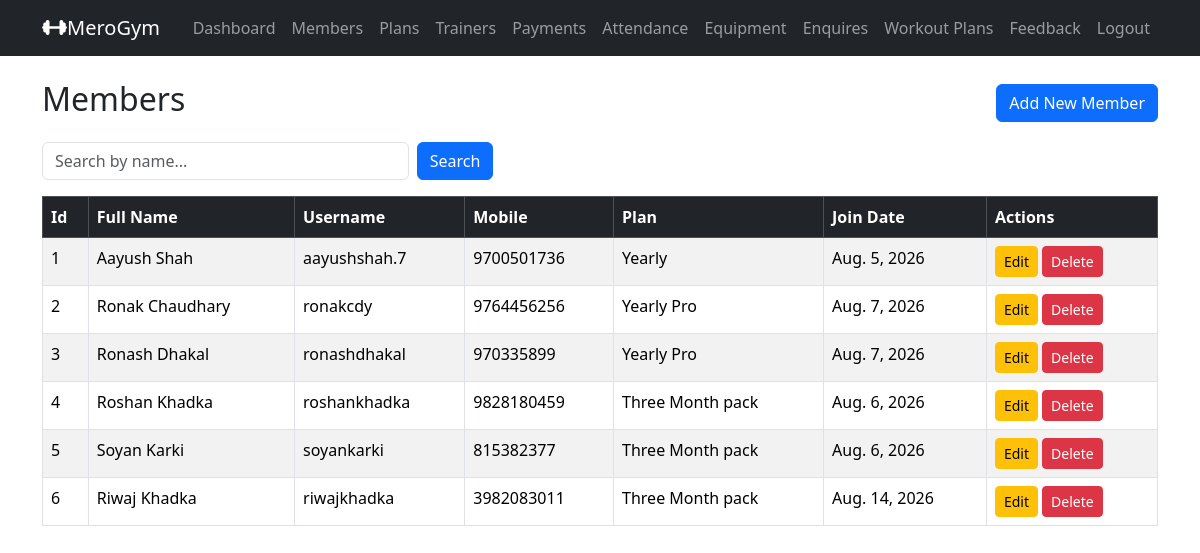
/admin_members/ (signed in), run on the app's committed database.
### GymApp/models.py (models this page shows, shortened)
class MemberProfile(models.Model):
    GENDER_CHOICES = (
        ('MALE', 'Male'),
        ('FEMALE', 'Female'),
        ('OTHER', 'Other'),
    )
    user = models.OneToOneField(settings.AUTH_USER_MODEL, on_delete=models.CASCADE, related_name='member_profile')
    full_name = models.CharField(max_length=100)
    mobile = models.CharField(max_length=15)
    age = models.PositiveIntegerField(null=True, blank=True)
    gender = models.CharField(max_length=10, choices=GENDER_CHOICES, null=True, blank=True)
    address = models.TextField(blank=True)
    join_date = models.DateField(default=timezone.now)
    plan = models.ForeignKey(MembershipPlan,
                             on_delete=models.SET_NULL, # If plan is deleted, set to null
                             null=True, blank=True,
                             related_name='members'
                             )
    trainer = models.ForeignKey(
        Trainer,
        on_delete=models.SET_NULL,  # If trainer is deleted, set to null
        null=True, blank=True,
        related_name='members' # access members via trainer.members
    )
    membership_start = models.DateField(null=True, blank=True)
    membership_end = models.DateField(null=True, blank=True)

class User(AbstractUser):
    ROLE_CHOICES = [
        ('ADMIN', 'Admin'),
        ('MEMBER', 'Member'),
    ]
    role = models.CharField(max_length=20, choices=ROLE_CHOICES, default='MEMBER')

class MembershipPlan(models.Model):
    name = models.CharField(max_length=100)
    duration_months = models.PositiveIntegerField()
    fee = models.PositiveIntegerField()
    description = models.TextField(blank=True)

### GymApp/views.py (the view)
    def wrapper(request, *args, **kwargs):
        if not request.user.is_authenticated or getattr(request.user, 'role', None) != 'ADMIN':
            messages.error(request, 'You must be logged in as an admin to access this page.')
            return redirect('admin_login')  # Redirect to the admin login page
        return view_func(request, *args, **kwargs)

### GymApp/views.py (called while the page is built)
def admin_required(view_func):
    def wrapper(request, *args, **kwargs):
        if not request.user.is_authenticated or getattr(request.user, 'role', None) != 'ADMIN':
            messages.error(request, 'You must be logged in as an admin to access this page.')
            return redirect('admin_login')  # Redirect to the admin login page
        return view_func(request, *args, **kwargs)
    return wrapper

@admin_required
def admin_members_list(request):
    search = request.GET.get('search', '')
    members = MemberProfile.objects.all().select_related('user', 'plan')
    if search:
        members = members.filter(full_name__icontains=search)
    return render(request, 'admin_members_list.html', {'members': members, 'search' : search})

### GymApp/templates/admin_members_list.html (shortened to what this page needs)
{% extends 'base.html' %}
{% block content %}
<div class="d-flex justify-content-between align-items-center mb-3">
    <h2>Members</h2>
    <a href="{% url 'admin_member_add' %}" class="btn btn-primary">Add New Member</a>
</div>
<form method="get" class="row g-2 mb-3">
    <div class="col-md-4">
        <input type="text" class="form-control" name="search" placeholder="Search by name..." value="{{ search }}">
    </div>
    <div class="col-md-2">
        <button type="submit" class="btn btn-primary">Search</button>
    </div>
</form>
<table class="table table-bordered table-striped">
    <thead class="table-dark">
        <tr>
            <th>Id</th>
            <th>Full Name</th>
            <th>Username</th>
            <th>Mobile</th>
            <th>Plan</th>
            <th>Join Date</th>
            <th>Actions</th>
        </tr>
    </thead>
    <tbody>
        {% for member in members %}
        <tr>
            <td>{{ forloop.counter }}</td>
            <td>{{ member.full_name }}</td>
            <td>{{ member.user.username }}</td>
            <td>{{ member.mobile }}</td>
            <td>{{ member.plan.name|default:"No Plan Assigned" }}</td>
            <td>{{ member.join_date }}</td>
            <td>
                <a href="{% url 'admin_member_edit' member.id %}" class="btn btn-sm btn-warning">Edit</a>
                <form method="post" action="{% url 'admin_member_delete' member.id %}" style="display:inline;">
                    <button type="submit" class="btn btn-sm btn-danger" onclick="return confirm('Are you sure you want to delete this member?');">Delete</button>
                </form>
            </td>
        </tr>
        {% empty %}
        <tr>
            <td colspan="6" class="text-center">No Members Available..</td>
        </tr>
        {% endfor %}
</table>
{% endblock %}

### data on the page
MemberProfile: full_name "Aayush Shah", user.username "aayushshah.7", mobile "9700501736", plan.name "Yearly", join_date "Aug. 5, 2026"
MemberProfile: full_name "Ronak Chaudhary", user.username "ronakcdy", mobile "9764456256", plan.name "Yearly Pro", join_date "Aug. 7, 2026"
MemberProfile: full_name "Ronash Dhakal", user.username "ronashdhakal", mobile "970335899", plan.name "Yearly Pro", join_date "Aug. 7, 2026"
MemberProfile: full_name "Roshan Khadka", user.username "roshankhadka", mobile "9828180459", plan.name "Three Month pack", join_date "Aug. 6, 2026"
MemberProfile: full_name "Soyan Karki", user.username "soyankarki", mobile "815382377", plan.name "Three Month pack", join_date "Aug. 6, 2026"
MemberProfile: full_name "Riwaj Khadka", user.username "riwajkhadka", mobile "3982083011", plan.name "Three Month pack", join_date "Aug. 14, 2026"
